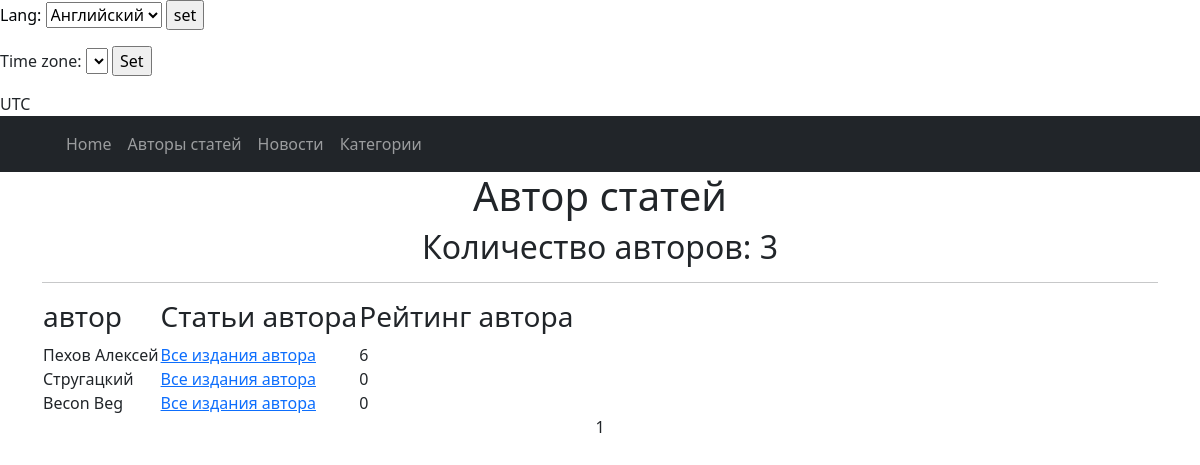
Page /author/ on the committed database.
### news/models.py (models this page shows, shortened)
class Author(models.Model):
    objects = None
    user = models.OneToOneField(User, on_delete=models.CASCADE)
    rating = models.IntegerField(default=0)

### news/views.py (the view)
# urls.py: path('author/', AuthorList.as_view(), name='authors'),
class AuthorList(ListView):
    model = Author
    ordering = '-user'
    template_name = 'author/authors.html'
    context_object_name = 'authors'
    paginate_by = 10

### templates/author/authors.html (shortened to what this page needs)
<html lang="ru">
{% extends 'flatpages/default.html' %}
 {% load custom_filter %}
     {% load custom_tags %}
{% block content %}
                <h1>Автор статей</h1>
          <h2>Количество авторов: {{ authors|length  }} </h2>
           <hr>
            {% if authors %}
            <table>
                <tr>
                    <td><h3> автор </h3></td>
                    <td><h3> Статьи автора </h3></td>
                    <td><h3> Рейтинг автора </h3></td>
                </tr>
                {% for author in authors %}
                    <tr>
                        <td>{{author.user}}</td>
                        <td><a href="{% url 'author' author.id %}">Все издания автора</a></td>
                        <td>{{author.rating}}</td>
                    </tr>
                {% endfor %}
            </table>
        {% endif %}
   {{ page_obj.number }}
{% endblock content %}

### rows in the picture
Author: user "Пехов Алексей", rating "6"
Author: user "Стругацкий", rating "0"
Author: user "Becon Beg", rating "0"

### other values in the picture
{{ TIME_ZONE }} "UTC"
{{ authors|length }} "3"
{{ page_obj.number }} "1"
